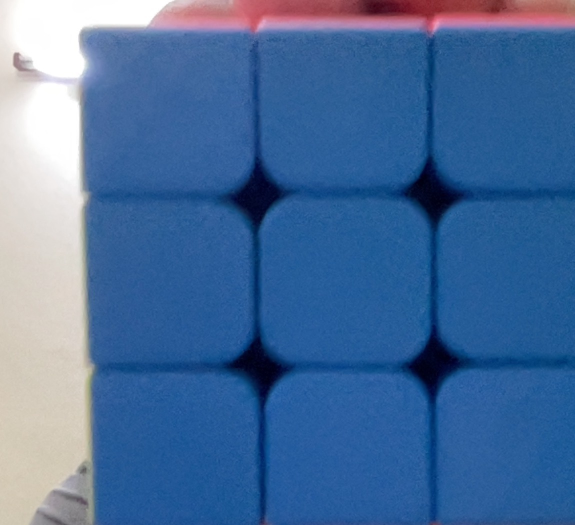
#> input picture data/evaluation/images/blue.jpg, 1150 x 1050 px (shown at 1/2 size); its folder holds only this picture in this run
$ python -i arrows.py   (imports and definitions only)
#> lines starting #> are read from the running program, lines starting #| are printed output that depends on the picture; after the words box and inside, x2 and y2 are one past the last pixel; in counts of white or black regions, pixels touching at a corner belong together
### cube.py
"""
Cube geometry, facelet indexing, move tables and a facelet-level simulator.

Every move table in here is DERIVED FROM GEOMETRY at import time rather than
typed in by hand.  Hand-written facelet tables are the single most common
source of silent, maddening bugs in a project like this: an off-by-one or a
flipped column produces a cube state that looks plausible, validates fine, and
then yields a solution that does not solve the cube.  Deriving them from
coordinates means the only thing that can be wrong is the coordinate frame,
and selftest.py pins that down with round-trip tests against the real solver.

FACELET NUMBERING (the Kociemba convention)
-------------------------------------------
54 facelets in the order U, R, F, D, L, B; each face read row-major (left to
right, then top to bottom) as seen when that face is turned toward you:

                 +----------------+
                 |  0    1    2   |
                 |  3   U4    5   |
                 |  6    7    8   |
   +-------------+----------------+-------------+-------------+
   | 36  37  38  |  18  19  20    |  9  10  11  | 45  46  47  |
   | 39 L40  41  |  21  F22  23   | 12 R13  14  | 48 B49  50  |
   | 42  43  44  |  24  25  26    | 15  16  17  | 51  52  53  |
   +-------------+----------------+-------------+-------------+
                 | 27   28   29   |
                 | 30  D31   32   |
                 | 33   34   35   |
                 +----------------+

The two faces whose reading direction is easy to get wrong:

  U is read with B at the top and F at the bottom  (facelets 0,1,2 touch B).
  D is read with F at the top and B at the bottom  (facelets 27,28,29 touch F).

COORDINATE FRAME
----------------
Right-handed, from the solver's point of view:  +x = right, +y = up,
+z = toward the viewer (front).  Each facelet is identified by the pair
(outward normal, position), both integer vectors with components in {-1,0,1}.
That pair is unique: three facelets share a corner position but have three
different normals.

A face turn is a rotation about that face's outward normal by -90 degrees in
the right-hand sense, which is exactly "clockwise as seen from outside the
cube" -- the standard meaning of U, R, F, D, L, B.
"""

FACE_ORDER = "URFDLB"

# Outward normal of each face.
NORMAL = {
    "U": (0, 1, 0),
    "R": (1, 0, 0),
    "F": (0, 0, 1),
    "D": (0, -1, 0),
    "L": (-1, 0, 0),
    "B": (0, 0, -1),
}

# For each face: the direction you move in 3-space when you step DOWN one row,
# and when you step RIGHT one column, in that face's canonical reading order.
ROW_DIR = {
    "U": (0, 0, 1),    # rows run from the B edge toward the F edge
    "R": (0, -1, 0),
    "F": (0, -1, 0),
    "D": (0, 0, -1),   # rows run from the F edge toward the B edge
    "L": (0, -1, 0),
    "B": (0, -1, 0),
}
COL_DIR = {
    "U": (1, 0, 0),
    "R": (0, 0, -1),   # col 0 touches F, col 2 touches B
    "F": (1, 0, 0),
    "D": (1, 0, 0),
    "L": (0, 0, 1),    # col 0 touches B, col 2 touches F
    "B": (-1, 0, 0),   # col 0 touches R, col 2 touches L
}


def _add(*vs):
    return tuple(sum(c) for c in zip(*vs))


def _scale(v, k):
    return tuple(k * c for c in v)


def _dot(a, b):
    return sum(x * y for x, y in zip(a, b))


def _cross(a, b):
    return (
        a[1] * b[2] - a[2] * b[1],
        a[2] * b[0] - a[0] * b[2],
        a[0] * b[1] - a[1] * b[0],
    )


def _rot_neg90(v, axis):
    """Rotate integer vector v by -90 degrees about unit `axis` (right-hand).

    With cos(-90)=0 and sin(-90)=-1, Rodrigues' formula collapses to
        v' = (v.a) a - (a x v)
    which is why this is three lines instead of a matrix.
    """
    return _add(_scale(axis, _dot(v, axis)), _scale(_cross(axis, v), -1))


# ---------------------------------------------------------------------------
# Facelet <-> (normal, position) tables
# ---------------------------------------------------------------------------

def _build_facelets():
    """index -> (normal, position), plus the reverse lookup."""
    by_index = []
    for face in FACE_ORDER:
        n, rd, cd = NORMAL[face], ROW_DIR[face], COL_DIR[face]
        for i in range(3):
            for j in range(3):
                pos = _add(n, _scale(rd, i - 1), _scale(cd, j - 1))
                by_index.append((n, pos))
    by_key = {key: idx for idx, key in enumerate(by_index)}
    assert len(by_key) == 54, "facelet keys are not unique -- frame is wrong"
    return by_index, by_key


FACELETS, FACELET_INDEX = _build_facelets()


def face_of(index):
    return FACE_ORDER[index // 9]


def _permutation(axis, layer_test):
    """Build perm[] where perm[dst] = src for a rotation about `axis`.

    layer_test(pos) decides which facelets move; everything else stays put.
    """
    perm = list(range(54))
    for src, (normal, pos) in enumerate(FACELETS):
        if not layer_test(pos):
            continue
        dst = FACELET_INDEX[(_rot_neg90(normal, axis), _rot_neg90(pos, axis))]
        perm[dst] = src
    return perm


def _build_moves():
    """Quarter-turn permutations for the six faces."""
    moves = {}
    for face in FACE_ORDER:
        n = NORMAL[face]
        # A facelet belongs to this face's layer iff it sits in the outer
        # slice along the normal, i.e. its position projects to +1 on n.
        moves[face] = _permutation(n, lambda pos, n=n: _dot(pos, n) == 1)
    return moves


MOVES = _build_moves()

# Whole-cube reorientations, used by the move humanizer so the solver's B and
# D turns can be replaced by turns the hands can actually reach.
#   X  = tip the cube so the top face comes toward you  (U -> F)
#   Y  = turn the cube so the right face comes toward you (R -> F)
#   Z  = roll the cube clockwise, front stays front      (U -> R)
ROTATIONS = {
    # NB the axis is -x, not +x: a -90 turn about +x would take U to B
    # (that is X'), whereas "tip the top toward you" is U -> F.
    "X": _permutation((-1, 0, 0), lambda pos: True),
    "Y": _permutation((0, 1, 0), lambda pos: True),
    "Z": _permutation((0, 0, 1), lambda pos: True),
}
# Sanity: check the three named effects above rather than trusting the sign.
assert _rot_neg90(NORMAL["U"], (-1, 0, 0)) == NORMAL["F"], "X is inverted"
assert _rot_neg90(NORMAL["R"], (0, 1, 0)) == NORMAL["F"], "Y is inverted"
assert _rot_neg90(NORMAL["U"], (0, 0, 1)) == NORMAL["R"], "Z is inverted"


# Slice moves. These exist ONLY so that the classic pattern sequences in
# patterns.py can be written the way the literature states them -- many of
# them are defined with M/E/S. They never appear in an instruction the user is
# asked to perform: patterns are turned into a target STATE, and the route to
# that state comes back from the solver as ordinary face turns.
#
#   M  the middle layer between L and R, turning the way L does
#   E  the equatorial layer between U and D, turning the way D does
#   S  the standing layer between F and B, turning the way F does
SLICES = {
    "M": _permutation(NORMAL["L"], lambda pos: pos[0] == 0),
    "E": _permutation(NORMAL["D"], lambda pos: pos[1] == 0),
    "S": _permutation(NORMAL["F"], lambda pos: pos[2] == 0),
}


def _invert(perm):
    out = [0] * 54
    for dst, src in enumerate(perm):
        out[src] = dst
    return out


def _compose(perm, times):
    result = list(range(54))
    for _ in range(times):
        result = [result[s] for s in perm]
    return result


ALL_TURNS = {}
for _name, _p in (list(MOVES.items()) + list(ROTATIONS.items())
                  + list(SLICES.items())):
    ALL_TURNS[_name] = _p
    ALL_TURNS[_name + "2"] = _compose(_p, 2)
    ALL_TURNS[_name + "'"] = _invert(_p)


# ---------------------------------------------------------------------------
# State
# ---------------------------------------------------------------------------

SOLVED = "".join(f * 9 for f in FACE_ORDER)


# [26 lines left out: functions apply_move, apply_sequence, invert_sequence, not called in this run]


# ---------------------------------------------------------------------------
# Pieces, for validating a scan
# ---------------------------------------------------------------------------

def _piece_groups():
    """Group facelet indices by position: 3 per corner, 2 per edge."""
    groups = {}
    for idx, (_n, pos) in enumerate(FACELETS):
        groups.setdefault(pos, []).append(idx)
    corners = [tuple(v) for v in groups.values() if len(v) == 3]
    edges = [tuple(v) for v in groups.values() if len(v) == 2]
    assert len(corners) == 8 and len(edges) == 12
    return corners, edges


CORNERS, EDGES = _piece_groups()

def _sig(letters):
    """Order-independent signature of a piece: its face letters, sorted.

    Note this deliberately does NOT use frozensets. Sorting a list of
    frozensets sorts them by the subset partial order, which is not a total
    order, so sorted() returns something order-dependent and two equal
    collections can compare unequal. Sorted strings are a total order.
    """
    return "".join(sorted(letters))


_VALID_CORNERS = sorted(_sig(face_of(i) for i in c) for c in CORNERS)
#> further down, picture is the input picture: shape (1050, 1150, 3); mean B, G, R 155.8, 109.8, 73.7
_VALID_EDGES = sorted(_sig(face_of(i) for i in e) for e in EDGES)


class InvalidCube(ValueError):
    """A scanned state that cannot be a real cube. Message is user-facing."""


# [81 lines left out: functions validate, orientations, pretty, not called in this run]

### arrows.py
"""
Visual rotation guide: draw the cube and an arrow showing the turn to make.

Two display modes, both built on the same geometry.

`render_step` draws an isometric cube -- the three faces you can actually see
while holding it, painted in the CUBE'S REAL CURRENT COLOURS (the simulator in
cube.py tells us what they are at every point in the solution), with the
moving layer picked out and a curved arrow over it. Being able to compare the
drawing against the cube in your hands is most of the value: if they do not
match, you know immediately rather than twenty moves later.

`ar_overlay` draws onto the live camera image instead. It finds the cube's
front face and puts the arrow on it. This is honest about what it is: the
front face is located in the image, but no 3D pose is recovered, so the arrow
is drawn in the image plane rather than wrapped onto the cube's surface. For
the three turns this program ever asks for, that is enough to be unambiguous:

  a FRONT turn is a rotation in the image plane, so a curved arrow on the
  face is exactly right;
  a TOP turn slides the front face's top row sideways (U carries the front
  stickers to the left face -- see the derivation in cube.py), so a straight
  arrow along the top edge says it;
  a RIGHT turn carries the front face's right column upward (R takes F to U),
  so a straight arrow up the right edge says it.

WHY THE ARROWS POINT WHERE THEY DO
----------------------------------
Each visible face gets a pair of in-plane basis vectors (u, v) = (the
direction that looks RIGHT when you face it, the direction that looks DOWN).
Sweeping an arc from u toward v is then clockwise as seen from outside that
face, which is what an unprimed move means. The three pairs:

    U   u = +x   v = +z      (facing down at the top: front is toward you,
                              so +z reads as "down" in that view)
    R   u = -z   v = -y      (facing the right side: the front edge is on
                              your left, so -z reads as "right")
    F   u = +x   v = -y

Whole-cube rotations get one big arc around the cube, in the plane
perpendicular to the rotation axis, with the basis ordered so that sweeping
from e1 to e2 is the direction the cube should turn:

    X (top comes toward you)      e1 = +y  ->  e2 = +z
    Y (right comes toward you)    e1 = +x  ->  e2 = +z
    Z (rolls clockwise)           e1 = +y  ->  e2 = +x
"""

import math

import numpy as np
import cv2

import colors
import cube

FONT = cv2.FONT_HERSHEY_SIMPLEX

# Isometric projection constants: 30-degree axonometric.
_A = math.cos(math.radians(30))
_C = math.sin(math.radians(30))

# (view-right, view-down) for each visible face -- see the module docstring.
FACE_BASIS = {
    "U": ((1, 0, 0), (0, 0, 1)),
    "R": ((0, 0, -1), (0, -1, 0)),
    "F": ((1, 0, 0), (0, -1, 0)),
}
FACE_NORMAL = {"U": (0, 1, 0), "R": (1, 0, 0), "F": (0, 0, 1)}
FACE_CENTRE = {"U": (1.5, 3, 1.5), "R": (3, 1.5, 1.5), "F": (1.5, 1.5, 3)}

# Plane basis for whole-cube rotations, ordered along the direction of turn.
ROT_BASIS = {
    "X": ((0, 1, 0), (0, 0, 1)),
    "Y": ((1, 0, 0), (0, 0, 1)),
    "Z": ((0, 1, 0), (1, 0, 0)),
}


# [126 lines left out: functions _project, _sticker_corners, _moving, _arc, _draw_arrow, _sweep and 1 more, not called in this run]


# Unfolded-net layout: which (column, row) each face occupies, in face units.
#          U
#      L   F   R   B
#          D
NET_LAYOUT = {"U": (3, 0), "L": (0, 3), "F": (3, 3),
              "R": (6, 3), "B": (9, 3), "D": (3, 6)}


# [24 lines left out: function draw_net, not called in this run]


def net_size(cell):
    return 12 * cell, 9 * cell


# [88 lines left out: functions render_pattern_card, render_step, not called in this run]


def accent_of(step):
    return (90, 235, 255) if step["kind"] == "turn" else (120, 170, 255)


def solve_words(face):
    return {"U": "TOP", "R": "RIGHT", "F": "FRONT",
            "D": "BOTTOM", "L": "LEFT", "B": "BACK"}[face]


# [11 lines left out: function _wrap, not called in this run]


# ---------------------------------------------------------------------------
# Live camera overlay
# ---------------------------------------------------------------------------

def detect_cube_quad(frame, min_frac=0.03):
    """Find the cube's front face in the image. Returns 4 points, or None.

    Deliberately simple: threshold on edges, take convex quadrilateral
    contours that are big and roughly square, and keep the largest. It finds a
    cube held up to the camera against an ordinary background, which is the
    only situation this is used in. It is not a tracker and it is not a pose
    estimate.
    """
#> called with min_frac = 0.03
    h, w = frame.shape[:2]
#> h = 1050; w = 1150
    grey = cv2.cvtColor(frame, cv2.COLOR_BGR2GRAY)
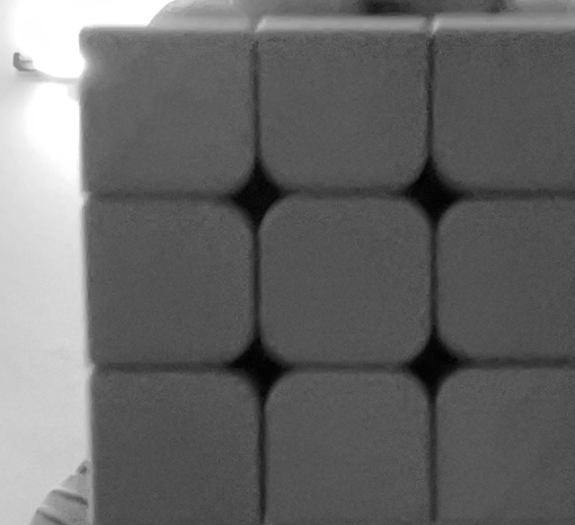
#> grey: shape (1050, 1150) (shown at 1/2 size); min 2, max 255, mean 104.2
    grey = cv2.GaussianBlur(grey, (5, 5), 0)
    edges = cv2.Canny(grey, 40, 120)
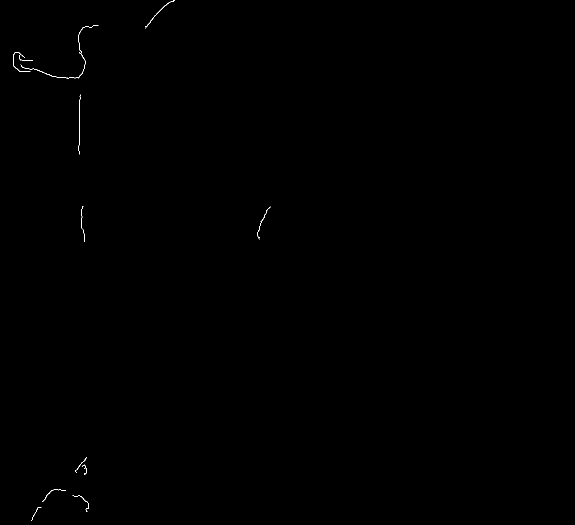
#> edges: shape (1050, 1150) (shown at 1/2 size); 0.09% white in thin lines or dots, all inside (x1, y1, x2, y2) = (26, 0, 542, 1042)
    edges = cv2.dilate(edges, np.ones((3, 3), np.uint8), iterations=2)
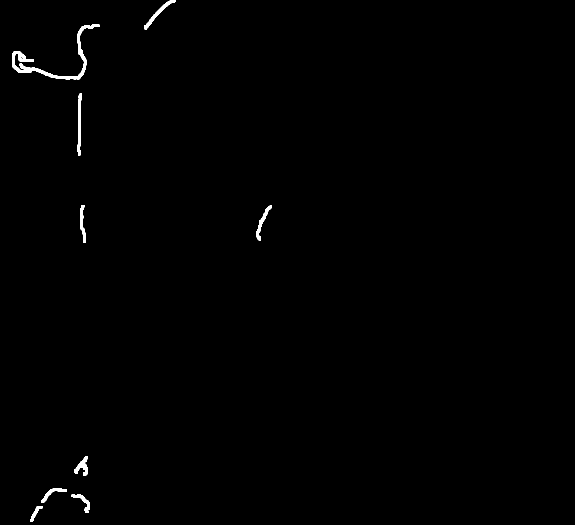
#> edges: shape (1050, 1150) (shown at 1/2 size); 0.51% white; 9 white regions
    contours, _ = cv2.findContours(edges, cv2.RETR_EXTERNAL,
                                   cv2.CHAIN_APPROX_SIMPLE)
#> contours = 9 contours; largest, box (x1, y1, x2, y2) and area: (24, 48, 199, 160) 2042, (154, 187, 164, 311) 560, (288, 0, 352, 59) 510, (149, 912, 176, 952) 423, (513, 411, 544, 481) 421

    best, best_area = None, min_frac * w * h
#> best_area = 36225
    for c in contours:
        area = cv2.contourArea(c)
        if area < best_area:
            continue
        approx = cv2.approxPolyDP(c, 0.04 * cv2.arcLength(c, True), True)
        if len(approx) != 4 or not cv2.isContourConvex(approx):
            continue
        pts = approx.reshape(4, 2).astype(float)
        side = [np.linalg.norm(pts[i] - pts[(i + 1) % 4]) for i in range(4)]
        if min(side) < 0.62 * max(side):        # roughly square
            continue
        best, best_area = pts, area
#> this loop made 9 passes
#> area on passes 1 to 9: 211, 316, 333.5, 423, 421, 368.5, 560, 2042.5, 510.5
    return best


# [312 lines left out: functions _order_quad, ar_overlay, home_words, render_home, pick_pattern, _picker_key and 3 more, not called in this run]

>>> import cv2
>>> picture = cv2.imread('data/evaluation/images/blue.jpg')
>>> result = detect_cube_quad(picture)

$ run again, on data/evaluation/images/green.jpg
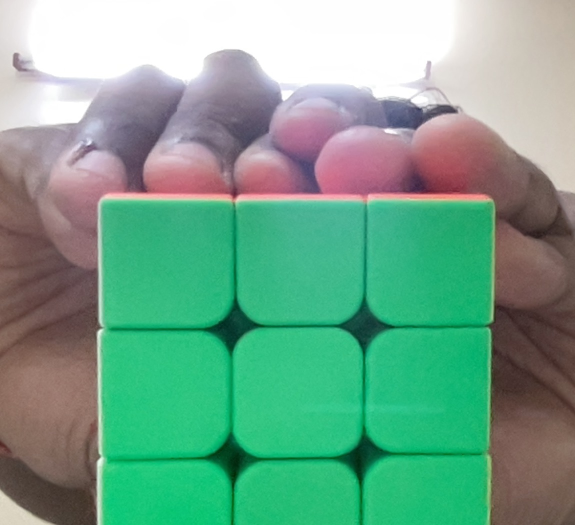
#> input picture data/evaluation/images/green.jpg, 1150 x 1050 px (shown at 1/2 size)
#> picture is the input picture: shape (1050, 1150, 3); mean B, G, R 140.2, 164.9, 116.4
#> in detect_cube_quad, `grey = cv2.cvtColor(frame, cv2.COLOR_BGR2GRAY)`:
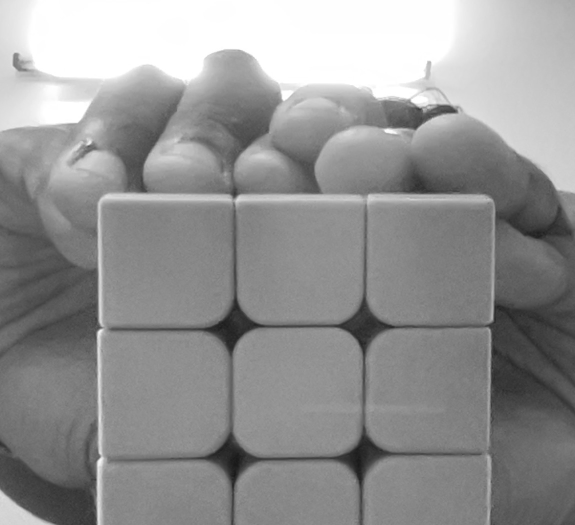
#> grey: shape (1050, 1150) (shown at 1/2 size); min 22, max 255, mean 147.6
#> in detect_cube_quad, `edges = cv2.dilate(edges, np.ones((3, 3), np.uint8), iterations=2)`:
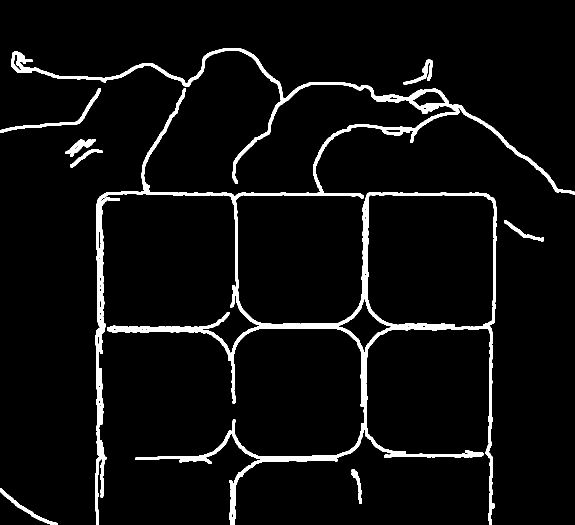
#> edges: shape (1050, 1150) (shown at 1/2 size); 4.9% white; 8 white regions
#> contours = 8 contours; box (x1, y1, x2, y2) and area: (23, 96, 1150, 1050) 116937, (0, 177, 202, 266) 1192, (0, 976, 116, 1050) 786, (131, 278, 191, 314) 746, (807, 119, 865, 169) 658, (1008, 440, 1088, 483) 508, (140, 298, 205, 335) 422, (703, 939, 723, 1008) 395
#> the loop in detect_cube_quad, `for c in contours:` made 8 passes
#> area on passes 1 to 7: 786, 395, 508.5, 422.5, 746.5, 1192.5, 658

$ run again, on data/evaluation/images/red.jpg
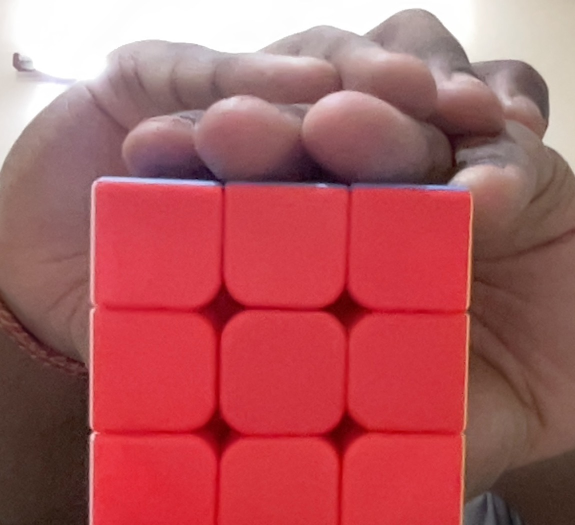
#> input picture data/evaluation/images/red.jpg, 1150 x 1050 px (shown at 1/2 size)
#> picture is the input picture: shape (1050, 1150, 3); mean B, G, R 96.8, 93.2, 174.8
#> in detect_cube_quad, `grey = cv2.cvtColor(frame, cv2.COLOR_BGR2GRAY)`:
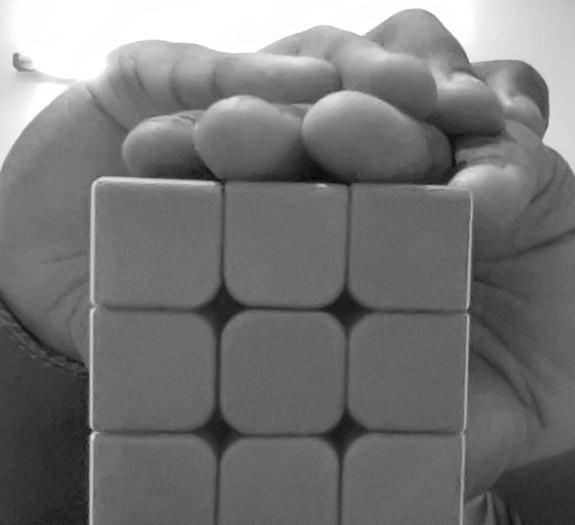
#> grey: shape (1050, 1150) (shown at 1/2 size); min 6, max 255, mean 118
#> in detect_cube_quad, `edges = cv2.dilate(edges, np.ones((3, 3), np.uint8), iterations=2)`:
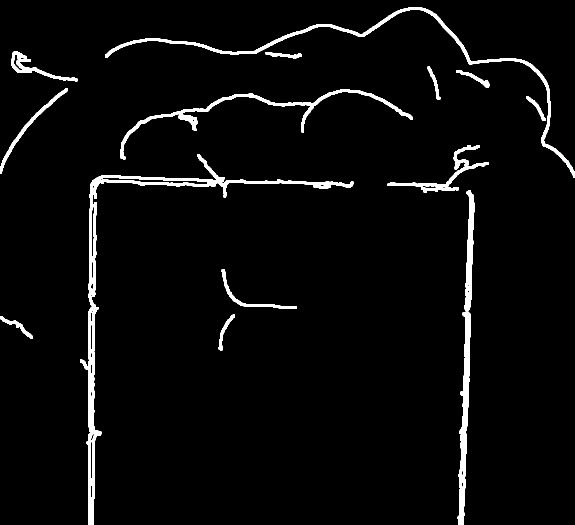
#> edges: shape (1050, 1150) (shown at 1/2 size); 3.5% white; 18 white regions
#> contours = 18 contours; largest, box (x1, y1, x2, y2) and area: (160, 308, 707, 1050) 12095, (210, 14, 1150, 356) 6313, (915, 624, 942, 1050) 4353, (241, 178, 826, 319) 3886, (929, 380, 949, 623) 2366
#> the loop in detect_cube_quad, `for c in contours:` made 18 passes
#> area on passes 1 to 8: 485.5, 431, 4353, 958.5, 834, 2365.5, 388, 12095
